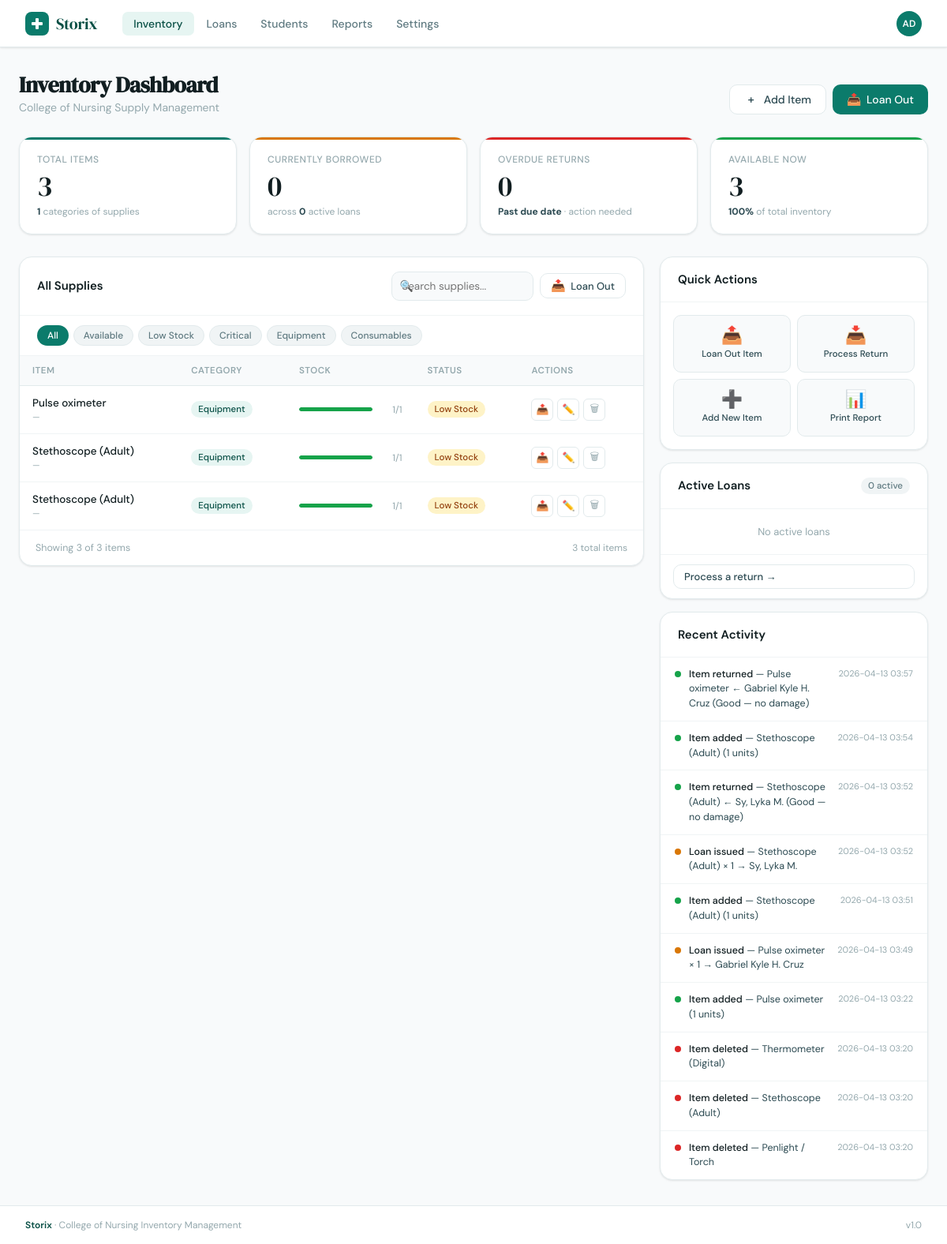
The page / on the database its author committed.
### tables this page shows
CREATE TABLE items (
            id          INTEGER PRIMARY KEY AUTOINCREMENT,
            name        TEXT    NOT NULL,
            sku         TEXT,
            category    TEXT    NOT NULL DEFAULT 'Other',
            total_qty   INTEGER NOT NULL DEFAULT 0,
            available   INTEGER NOT NULL DEFAULT 0,
            low_alert   INTEGER NOT NULL DEFAULT 5,
            notes       TEXT,
            created_at  TEXT    DEFAULT (datetime('now'))
        );

CREATE TABLE activity (
            id          INTEGER PRIMARY KEY AUTOINCREMENT,
            action      TEXT    NOT NULL,
            detail      TEXT,
            color       TEXT    DEFAULT 'teal',
            created_at  TEXT    DEFAULT (datetime('now'))
        );

### app.py (the view, shortened to what this page needs)
@app.route("/")
def index():
    conn = get_db()
    rows = conn.execute("SELECT * FROM items ORDER BY name").fetchall()
    items = []
    for r in rows:
        items.append({
            "id":               r["id"],
            "name":             r["name"],
            "sku":              r["sku"],
            "category":         r["category"],
            "total_quantity":   r["total_qty"],
            "available_quantity": r["available"],
            "low_alert":        r["low_alert"],
            "notes":            r["notes"],
            "status":           item_status(r["available"], r["total_qty"], r["low_alert"]),
            "stock_percent":    stock_percent(r["available"], r["total_qty"]),
        })
    total_items      = len(items)
    total_categories = len(set(i["category"] for i in items))
    available_count  = sum(i["available_quantity"] for i in items)
    total_count      = sum(i["total_quantity"] for i in items)
    borrowed_count   = total_count - available_count
    available_pct    = stock_percent(available_count, total_count) if total_count else 0
    overdue_count = conn.execute(
        "SELECT COUNT(*) FROM loans WHERE returned_at IS NULL AND due_date < date('now')"
    ).fetchone()[0]
    active_loans_count = conn.execute(
        "SELECT COUNT(*) FROM loans WHERE returned_at IS NULL"
    ).fetchone()[0]
    active_loans = conn.execute("""
        SELECT l.id, l.student_name, l.student_id, l.due_date, l.quantity,
               i.name AS item_name
        FROM loans l
        JOIN items i ON l.item_id = i.id
        WHERE l.returned_at IS NULL
        ORDER BY l.due_date ASC
        LIMIT 8
    """).fetchall()
    loans = []
    today = date.today().isoformat()
    activity = conn.execute(
        "SELECT * FROM activity ORDER BY created_at DESC LIMIT 10"
    ).fetchall()
    loanable = conn.execute(
        "SELECT id, name, available FROM items WHERE available > 0 ORDER BY name"
    ).fetchall()
    conn.close()
    stats = {
        "total_items":       total_items,
        "total_categories":  total_categories,
        "borrowed":          borrowed_count,
        "active_loans":      active_loans_count,
        "overdue":           overdue_count,
        "available":         available_count,
        "available_percent": available_pct,
    }
    return render_template("index.html",
        items=items,
        stats=stats,
        active_loans=loans,
        active_loans_count=active_loans_count,
        activity=activity,
        loanable_items=loanable,
        today=date.today().isoformat(),
    )

### app.py (called while the page is built)
def get_db():
    conn = sqlite3.connect(DB)
    conn.row_factory = sqlite3.Row
    return conn

def item_status(available, total, low_alert):
    if available == 0:
        return "Critical"
    if available <= low_alert:
        return "Low Stock"
    return "Available"

def stock_percent(available, total):
    if total == 0:
        return 0
    return round((available / total) * 100)

### templates/index.html (shortened to what this page needs)
<!DOCTYPE html>
<html lang="en">
<head>
</head>
<body>
<nav>
  <div class="nav-logo">
    <div class="logo-icon"><div class="logo-cross"></div></div>
    Storix
  </div>
  <ul class="nav-links">
    <li><a href="#" class="active">Inventory</a></li>
    <li><a href="#">Loans</a></li>
    <li><a href="#">Students</a></li>
    <li><a href="#">Reports</a></li>
    <li><a href="#">Settings</a></li>
  </ul>
  <div class="nav-right">
    <div class="nav-avatar" title="Admin">AD</div>
  </div>
</nav>
<main>
  <div class="page-header">
    <div class="page-title">
      <h1>Inventory Dashboard</h1>
      <p>College of Nursing Supply Management</p>
    </div>
    <div style="display:flex;gap:8px;">
      <button class="btn btn-outline" onclick="openModal('addItem')">
        <span class="btn-icon">+</span> Add Item
      </button>
      <button class="btn btn-primary" onclick="openModal('loanOut')">
        <span class="btn-icon">📤</span> Loan Out
      </button>
    </div>
  </div>
  <div class="stats-grid">
    <div class="stat-card teal">
      <div class="stat-label">Total Items</div>
      <div class="stat-value">{{ stats.total_items }}</div>
      <div class="stat-sub"><strong>{{ stats.total_categories }}</strong> categories of supplies</div>
    </div>
    <div class="stat-card amber">
      <div class="stat-label">Currently Borrowed</div>
      <div class="stat-value">{{ stats.borrowed }}</div>
      <div class="stat-sub">across <strong>{{ stats.active_loans }}</strong> active loans</div>
    </div>
    <div class="stat-card red">
      <div class="stat-label">Overdue Returns</div>
      <div class="stat-value">{{ stats.overdue }}</div>
      <div class="stat-sub"><strong>Past due date</strong> · action needed</div>
    </div>
    <div class="stat-card green">
      <div class="stat-label">Available Now</div>
      <div class="stat-value">{{ stats.available }}</div>
      <div class="stat-sub"><strong>{{ stats.available_percent }}%</strong> of total inventory</div>
    </div>
  </div>
  <div class="content-grid">
    <div class="card">
      <div class="card-header">
        <span class="card-title">All Supplies</span>
        <div class="card-actions">
          <div class="search-wrap">
            <span class="search-icon">🔍</span>
            <input type="text" id="searchInput" placeholder="Search supplies..." oninput="applyFilters()">
          </div>
          <button class="btn btn-outline btn-sm" onclick="openModal('loanOut')">
            <span class="btn-icon">📤</span> Loan Out
          </button>
        </div>
      </div>
      <div class="filter-row">
        <div class="filter-chip active-chip" onclick="setFilter('all', this)">All</div>
        <div class="filter-chip" onclick="setFilter('available', this)">Available</div>
        <div class="filter-chip" onclick="setFilter('low', this)">Low Stock</div>
        <div class="filter-chip" onclick="setFilter('critical', this)">Critical</div>
        <div class="filter-chip" onclick="setFilter('equipment', this)">Equipment</div>
        <div class="filter-chip" onclick="setFilter('consumable', this)">Consumables</div>
      </div>
      <table id="inventoryTable">
        <thead>
          <tr>
            <th>Item</th>
            <th>Category</th>
            <th>Stock</th>
            <th>Status</th>
            <th>Actions</th>
          </tr>
        </thead>
        <tbody id="tableBody">
          {% if items %}
            {% for item in items %}
            <tr data-status="{{ item.status | lower }}"
                data-category="{{ item.category | lower }}"
                data-name="{{ item.name | lower }}"
                data-sku="{{ (item.sku or '') | lower }}">
              <td>
                <span class="item-name">{{ item.name }}</span>
                <span class="item-code">{{ item.sku or '—' }}</span>
              </td>
              <td>
                <span class="badge badge-teal">{{ item.category }}</span>
              </td>
              <td>
                <div class="progress-wrap">
                  <div class="progress-bar">
                    <div class="progress-fill
                      {% if item.stock_percent <= 25 %}fill-red
                      {% elif item.stock_percent <= 50 %}fill-amber
                      {% else %}fill-green{% endif %}"
                      style="width:{{ item.stock_percent }}%">
                    </div>
                  </div>
                  <span class="progress-num">{{ item.available_quantity }}/{{ item.total_quantity }}</span>
                </div>
              </td>
              <td>
                <span class="badge
                  {% if item.status == 'Critical' %}badge-red
                  {% elif item.status == 'Low Stock' %}badge-amber
                  {% else %}badge-green{% endif %}">
                  {{ item.status }}
                </span>
              </td>
              <td>
                <div class="table-actions">
                  <button class="icon-btn" title="Loan out" onclick="openModal('loanOut')">📤</button>
                  <button class="icon-btn" title="Edit"
                    onclick="openEditModal({{ item.id }}, {{ item.name|tojson }}, {{ (item.sku or '')|tojson }}, {{ item.category|tojson }}, {{ item.total_quantity }}, {{ item.low_alert }}, {{ (item.notes or '')|tojson }})">✏️</button>
                  <form method="POST" action="/item/delete/{{ item.id }}" onsubmit="return confirm('Delete {{ item.name }}?')" style="display:inline">
                    <button type="submit" class="icon-btn danger" title="Delete">🗑</button>
                  </form>
                </div>
              </td>
            </tr>
            {% endfor %}
          {% else %}
            <tr id="emptyRow">
              <td colspan="5" style="text-align:center;padding:32px;color:var(--gray-400);">
                No inventory items yet. Click <strong>Add Item</strong> to get started.
              </td>
            </tr>
          {% endif %}
        </tbody>
      </table>
      <div style="padding:14px 20px;border-top:1px solid var(--gray-100);display:flex;align-items:center;justify-content:space-between;">
        <span id="paginationInfo" style="font-size:12.5px;color:var(--gray-400);"></span>
        <span style="font-size:12px;color:var(--gray-400);">{{ items | length }} total items</span>
      </div>
    </div>
    <div class="side-panel">
      <div class="card">
        <div class="card-header"><span class="card-title">Quick Actions</span></div>
        <div class="quick-actions">
          <button class="qa-btn" onclick="openModal('loanOut')">
            <span class="qa-icon">📤</span>
            <span class="qa-label">Loan Out Item</span>
          </button>
          <button class="qa-btn" onclick="openModal('returnItem')">
            <span class="qa-icon">📥</span>
            <span class="qa-label">Process Return</span>
          </button>
          <button class="qa-btn" onclick="openModal('addItem')">
            <span class="qa-icon">➕</span>
            <span class="qa-label">Add New Item</span>
          </button>
          <button class="qa-btn" onclick="window.print()">
            <span class="qa-icon">📊</span>
            <span class="qa-label">Print Report</span>
          </button>
        </div>
      </div>
      <div class="card">
        <div class="card-header">
          <span class="card-title">Active Loans</span>
          <span class="badge badge-gray">{{ active_loans_count }} active</span>
        </div>
        {% if active_loans %}
          {% set avatar_classes = ['av-teal','av-amber','av-indigo','av-rose','av-violet'] %}
          {% for loan in active_loans %}
          <div class="loan-item">
            <div class="loan-avatar {{ avatar_classes[loop.index0 % 5] }}">
              {{ loan.initials }}
            </div>
            <div class="loan-info">
              <div class="loan-name">{{ loan.student_name }}</div>
              <div class="loan-detail">{{ loan.item_name }} × {{ loan.quantity }}</div>
            </div>
            <span class="loan-due {{ loan.due_class }}">{{ loan.due_label }}</span>
          </div>
          {% endfor %}
        {% else %}
          <div style="padding:20px 18px;text-align:center;color:var(--gray-400);font-size:13px;">
            No active loans
          </div>
        {% endif %}
        <div style="padding:12px 16px;border-top:1px solid var(--gray-100);">
          <button class="btn btn-outline btn-sm" style="width:100%;" onclick="openModal('returnItem')">
            Process a return →
          </button>
        </div>
      </div>
      <div class="card">
        <div class="card-header"><span class="card-title">Recent Activity</span></div>
        {% if activity %}
          {% for act in activity %}
          <div class="activity-item">
            <div class="activity-dot dot-{{ act['color'] }}"></div>
            <div class="activity-text">
              <strong>{{ act['action'] }}</strong>
              {% if act['detail'] %} — {{ act['detail'] }}{% endif %}
            </div>
            <div class="activity-time">
              {{ act['created_at'][:16].replace('T',' ') if 'T' in act['created_at'] else act['created_at'][:16] }}
            </div>
          </div>
          {% endfor %}
        {% else %}
          <div style="padding:20px 18px;text-align:center;color:var(--gray-400);font-size:13px;">
            No recent activity
          </div>
        {% endif %}
      </div>
    </div>
  </div>
</main>
<footer>
  <div class="footer-left"><strong>Storix</strong> · College of Nursing Inventory Management</div>
  <div class="footer-right">v1.0</div>
</footer>
</body>
</html>

### rows shown on the page
items: name "Pulse oximeter", sku "—", category "Equipment", {{ item.stock_percent }} 100 (drawn), available_quantity "1", total_quantity "1", status "Low Stock"
items: name "Stethoscope (Adult)", sku "—", category "Equipment", {{ item.stock_percent }} 100 (drawn), available_quantity "1", total_quantity "1", status "Low Stock"
items: name "Stethoscope (Adult)", sku "—", category "Equipment", {{ item.stock_percent }} 100 (drawn), available_quantity "1", total_quantity "1", status "Low Stock"
activity: action "Item returned", detail "Pulse oximeter ← Gabriel Kyle H. Cruz (Good — no damage)", created_at "2026-04-13 03:57"
activity: action "Item added", detail "Stethoscope (Adult) (1 units)", created_at "2026-04-13 03:54"
activity: action "Item returned", detail "Stethoscope (Adult) ← Sy, Lyka M. (Good — no damage)", created_at "2026-04-13 03:52"
activity: action "Loan issued", detail "Stethoscope (Adult) × 1 → Sy, Lyka M.", created_at "2026-04-13 03:52"
activity: action "Item added", detail "Stethoscope (Adult) (1 units)", created_at "2026-04-13 03:51"
activity: action "Loan issued", detail "Pulse oximeter × 1 → Gabriel Kyle H. Cruz", created_at "2026-04-13 03:49"
activity: action "Item added", detail "Pulse oximeter (1 units)", created_at "2026-04-13 03:22"
activity: action "Item deleted", detail "Thermometer (Digital)", created_at "2026-04-13 03:20"
activity: action "Item deleted", detail "Stethoscope (Adult)", created_at "2026-04-13 03:20"
activity: action "Item deleted", detail "Penlight / Torch", created_at "2026-04-13 03:20"

### other values the page prints
{{ stats.total_items }} "3"
{{ stats.total_categories }} "1"
{{ stats.borrowed }} "0"
{{ stats.active_loans }} "0"
{{ stats.overdue }} "0"
{{ stats.available }} "3"
{{ stats.available_percent }} "100"
{{ items | length }} "3"
{{ active_loans_count }} "0"
